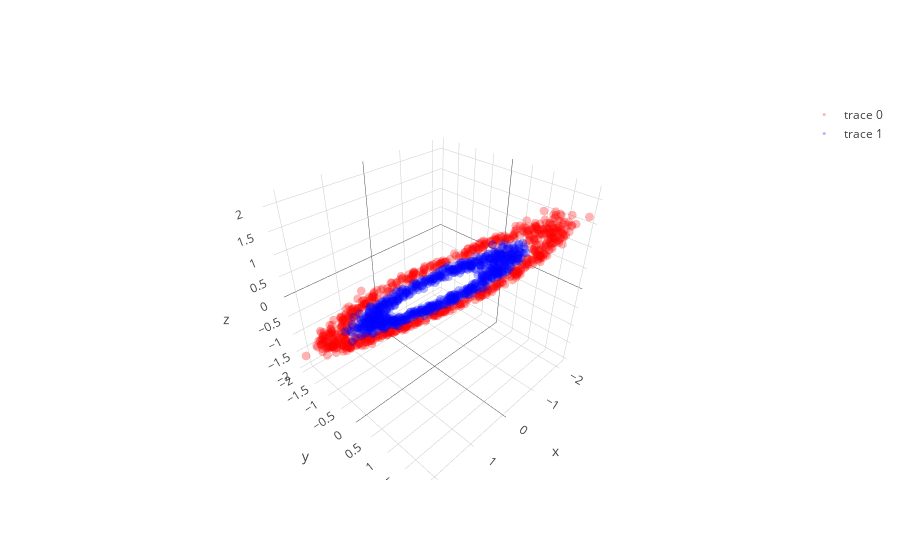
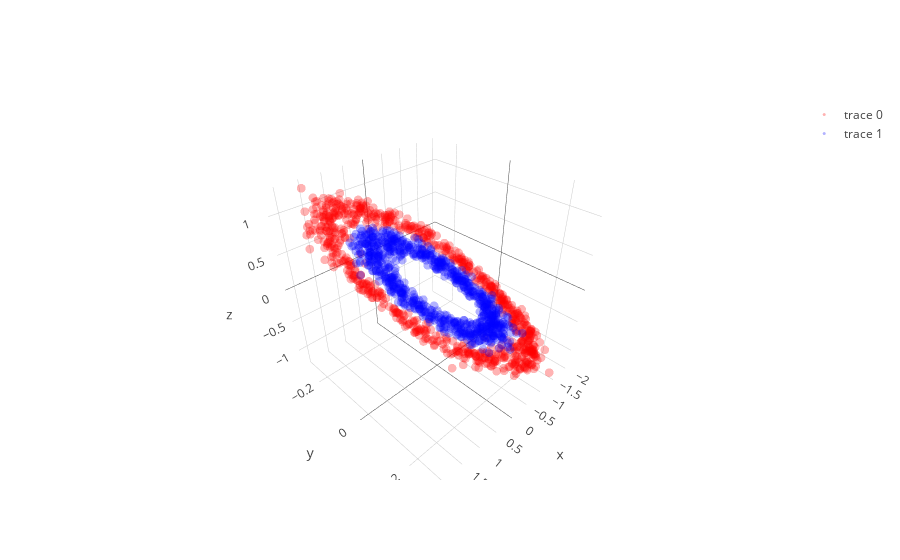

The code cell stored with these charts, in order, in its notebook:
### Code cell
learning_rate = 0.00008; beta1=0.999; beta2=0.999; adam_e = 1e-8 

l1 = PCA_layer(2,3)
l1b= batch_norm()
l2 = PCA_layer(3,3)
l2b= batch_norm()
l3 = PCA_layer(3,2)

mini_batch_size    = 20
training_iteration = 100

copyX = np.copy(X)
for iter in range(training_iteration):

    copyX = shuffle(copyX)
    for current_batch_index in range(0,len(X),mini_batch_size):
        current_batch = copyX[current_batch_index:current_batch_index+mini_batch_size]
        layer1,layer1_var = l1.feed_non(current_batch,0)
        layer1bn = l1b.feed(layer1)
        layer2,layer2_var = l2.feed_non(layer1bn,0)
        layer2bn = l2b.feed(layer2)
        layer3,layer3_var = l3.feed_linear(layer2bn)

        sys.stdout.write("Iter: " + str(iter) + " " + str(layer1_var.mean() + layer2_var.mean() + layer3_var.mean()) + '\r')
        sys.stdout.flush()
        
        grad3 = l3.back_linear()
        grad2bn = l2b.back(grad3)
        grad2 = l2.back_non(grad2bn,cancel=0,sign_value=-1)
        grad1bn = l1b.back(grad2)
        grad1 = l1.back_non(grad1bn,cancel=0,sign_value=-1)
   
layer1,layer1_var = l1.feed_non(X,0)
layer1bn = l1b.feed(layer1)
layer2,layer2_var = l2.feed_non(layer1bn,0)
layer2bn = l2b.feed(layer2)
layer3,layer3_var = l3.feed_linear(layer2bn)

trace1 = go.Scatter3d(
    x=layer1bn[y==0,0],
    y=layer1bn[y==0,1],
    z=layer1bn[y==0,2],
    mode='markers',
    line=dict(color='red',width=0.5),
    marker=dict(size=3,opacity=0.3)
)
trace2 = go.Scatter3d(
    x=layer1bn[y==1,0],
    y=layer1bn[y==1,1],
    z=layer1bn[y==1,2],
    mode='markers',
    line=dict(color='blue',width=0.5),
    marker=dict(size=3,opacity=0.3)
)
data = [trace1,trace2]
fig  = go.Figure(data=data)
iplot(fig)

trace1 = go.Scatter3d(
    x=layer2bn[y==0,0],
    y=layer2bn[y==0,1],
    z=layer2bn[y==0,2],
    mode='markers',
    line=dict(color='red',width=0.5),
    marker=dict(size=3,opacity=0.3)
)
trace2 = go.Scatter3d(
    x=layer2bn[y==1,0],
    y=layer2bn[y==1,1],
    z=layer2bn[y==1,2],
    mode='markers',
    line=dict(color='blue',width=0.5),
    marker=dict(size=3,opacity=0.3)
)
data = [trace1,trace2]
fig  = go.Figure(data=data)
iplot(fig)

plt.figure(figsize=(8,6))
plt.scatter(layer3[y==0, 0], layer3[y==0, 1], color='red', alpha=0.5)
plt.scatter(layer3[y==1, 0], layer3[y==1, 1], color='blue', alpha=0.5)
plt.show()

### Figure 1 — Plotly figure (JSON) as saved in the notebook; plotly's stock layout.template omitted (floating-point values rounded to 4 significant figures; data arrays with more than 128 entries replaced by an {"elided": "..."} marker saying what was removed)
{"data": [{"line": {"color": "red", "width": 0.5}, "marker": {"opacity": 0.3, "size": 3}, "mode": "markers", "type": "scatter3d", "uid": "5a3b476c-e7c3-4747-bd19-8710dc430ba7", "x": {"elided": "750 float values"}, "y": {"elided": "750 float values"}, "z": {"elided": "750 float values"}}, {"line": {"color": "blue", "width": 0.5}, "marker": {"opacity": 0.3, "size": 3}, "mode": "markers", "type": "scatter3d", "uid": "c68c6777-b0d4-42f3-9ce8-16e1564d0ed1", "x": {"elided": "750 float values"}, "y": {"elided": "750 float values"}, "z": {"elided": "750 float values"}}], "layout": {}}

### Figure 2 — Plotly figure (JSON) as saved in the notebook; plotly's stock layout.template omitted (floating-point values rounded to 4 significant figures; data arrays with more than 128 entries replaced by an {"elided": "..."} marker saying what was removed)
{"data": [{"line": {"color": "red", "width": 0.5}, "marker": {"opacity": 0.3, "size": 3}, "mode": "markers", "type": "scatter3d", "uid": "8990bb5e-feb9-4be6-af8e-e4c5f238cd30", "x": {"elided": "750 float values"}, "y": {"elided": "750 float values"}, "z": {"elided": "750 float values"}}, {"line": {"color": "blue", "width": 0.5}, "marker": {"opacity": 0.3, "size": 3}, "mode": "markers", "type": "scatter3d", "uid": "6e4c04ff-6484-4e00-8660-d80ed41873a9", "x": {"elided": "750 float values"}, "y": {"elided": "750 float values"}, "z": {"elided": "750 float values"}}], "layout": {}}
